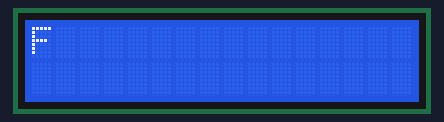
This program was run on a simulated ESP8266 (Wemos D1 mini). Shown: 16×2 character LCD.

Above: at 0.1 s.
At 1.1 s:
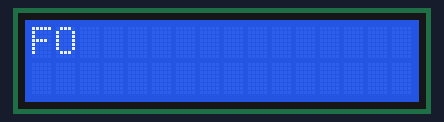
At 1.6 s:
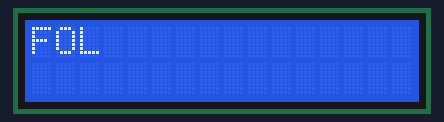
At 2.6 s:
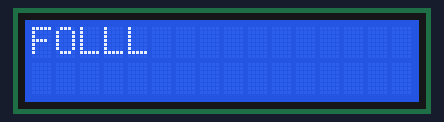
At 3.6 s:
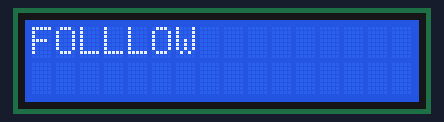
At 6.76 s:
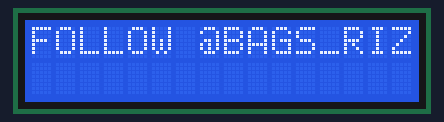

The program:

main.cpp
```cpp
#include <LiquidCrystal_I2C.h>
#include <Arduino.h>
#include <Wire.h>

LiquidCrystal_I2C lcd(0x27,16,2);

void setup() {
  lcd.init();
  lcd.backlight();
  lcd.setCursor(0,0);
  lcd.print("F");delay(1000); lcd.print("O");delay(500);
  lcd.print("L");delay(500); lcd.print("L");delay(500);
  lcd.print("L");delay(500); lcd.print("O");delay(500);
  lcd.print("W");delay(500); lcd.print(" ");delay(500);

  lcd.setCursor(1,1);
  lcd.print("@");delay(200); lcd.print("B");delay(200);
  lcd.print("A");delay(200); lcd.print("G");delay(200);
  lcd.print("S");delay(200); lcd.print(" ");delay(200);
  lcd.print("R");delay(200); lcd.print("I");delay(200);
  lcd.print("Z");delay(200); lcd.print("K");delay(200);
  lcd.print("Y");
  lcd.clear();
}

void loop() {
  int u;
  lcd.setCursor(1,0);
  lcd.print("FOLLOW @BAGS_RIZKY PROJECT-03");
  for (u = 0 ; u < 15; u++) {
    lcd.scrollDisplayLeft();
    delay(100);
    lcd.scrollDisplayRight();
    delay(100);
    lcd.scrollDisplayLeft();
    delay(100);
  }
}
```

Measured:
- by itself, everything shown: repeats every 12.2 s, in 40 steps
- what the display in image 1 shows lasts 0.5 s, from 1.1 s to 1.6 s
- what the display in image 4 shows lasts 1.0 s, from 3.6 s to 4.6 s
